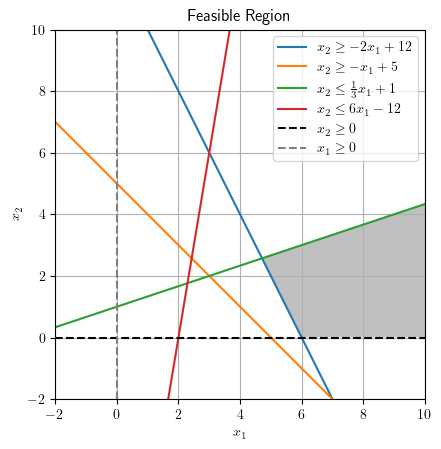

The Python source for this figure:
import numpy as np
import matplotlib.pyplot as plt

plt.rcParams['text.usetex'] = True

plt.title('Feasible Region')
plt.xlabel('$x_1$')
plt.ylabel('$x_2$')

x_min, x_max = (-2, 10)
y_min, y_max = (-2, 10)

sample_size = 300

xx1, xx2 = np.meshgrid(
    np.linspace(x_min, x_max, sample_size),
    np.linspace(y_min, y_max, sample_size),
)

x1_min = 0
x2_min = 0

a0 = np.ones(xx1.shape) * x1_min
a1 = np.ones(xx1.shape) * x2_min

a2 = -2 * xx1 + 12
a3 = -xx1 + 5
a4 = xx1 / 3 + 1
a5 = 6 * xx1 - 12

plt.imshow(
    (
            (xx1 >= a0)
            & (xx2 >= a1)
            & (xx2 >= a2)
            & (xx2 >= a3)
            & (xx2 <= a4)
            & (xx2 <= a5)
    ).astype(int),
    extent=(x_min, x_max, y_min, y_max),
    origin='lower',
    cmap='Greys',
    alpha=0.25
)

plt.plot(xx1[0, :], a2[0, :], label=r'$x_2 \ge -2x_1 + 12$')
plt.plot(xx1[0, :], a3[0, :], label=r'$x_2 \ge -x_1 + 5$')
plt.plot(xx1[0, :], a4[0, :], label=r'$x_2 \le \frac{1}{3}x_1 + 1$')
plt.plot(xx1[0, :], a5[0, :], label=r'$x_2 \le 6x_1 - 12$')

plt.plot(xx1[0, :], a1[0, :], 'k--', label=r'$x_2 \ge {}$'.format(x2_min))
plt.axvline(x=x1_min, label=r'$x_1 \ge {}$'.format(x1_min), color='gray', linestyle='dashed')

plt.legend()
plt.xlim((x_min, x_max))
plt.ylim((y_min, y_max))
plt.grid(True)

plt.savefig('problem_1ii.png', bbox_inches='tight')
